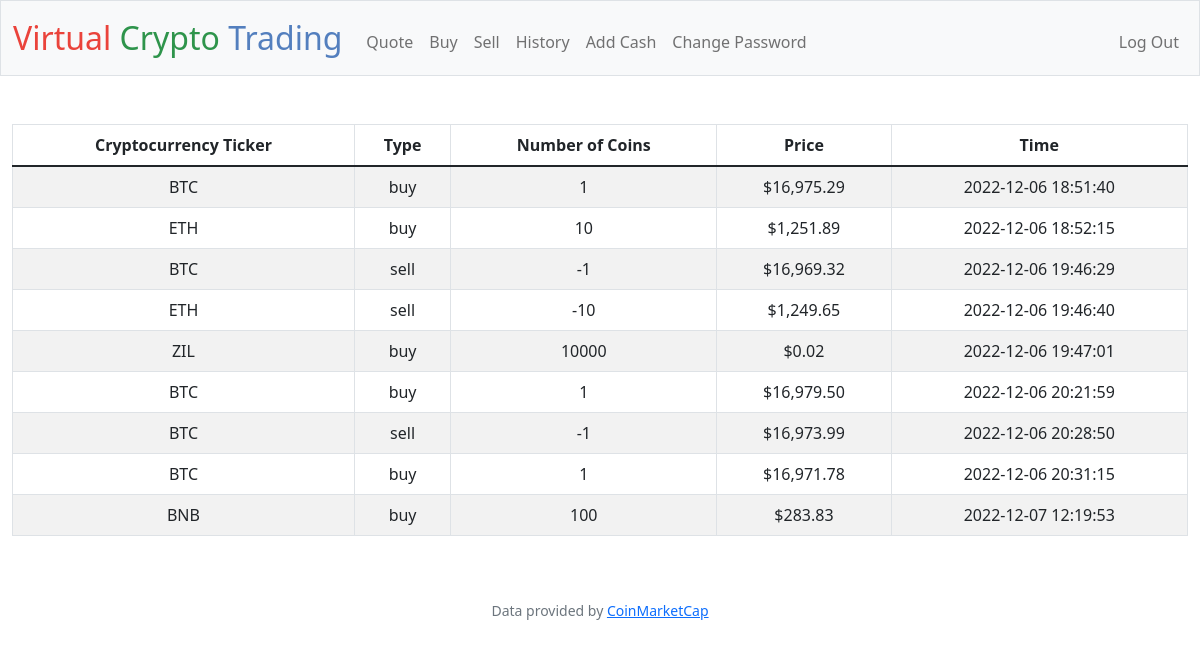
Screenshot of /history (signed in) with the database file from the repository.
### tables this page shows
CREATE TABLE transactions (id INTEGER PRIMARY KEY AUTOINCREMENT, user_id INTEGER NOT NULL, name TEXT NOT NULL, symbol TEXT NOT NULL, shares INTEGER NOT NULL, price NUMERIC NOT NULL, time TIMESTAMP DEFAULT CURRENT_TIMESTAMP, type TEXT NOT NULL, FOREIGN KEY(user_id) REFERENCES users(id));

### app.py (the view)
@app.route("/history")
@login_required
def history():
    user_id = session["user_id"]
    transactions = db.execute("SELECT type, symbol, shares, price, time FROM transactions WHERE user_id = ?", user_id)
    return render_template("history.html", transactions=transactions)

### app.py (called while the page is built)
@app.after_request
def after_request(response):
    response.headers["Cache-Control"] = "no-cache, no-store, must-revalidate"
    response.headers["Expires"] = 0
    response.headers["Pragma"] = "no-cache"
    return response

### helpers.py (called while the page is built)
def login_required(f):
    @wraps(f)
    def decorated_function(*args, **kwargs):
        if session.get("user_id") is None:
            return redirect("/login")
        return f(*args, **kwargs)
    return decorated_function

def usd(value):
    return f"${value:,.2f}"

### templates/history.html (shortened to what this page needs)
{% extends "layout.html" %}
{% block main %}
    <table class="table table-striped table-bordered table-hover">
        <thead>
        <tr>
            <th scope="col">Cryptocurrency Ticker</th>
            <th scope="col">Type</th>
            <th scope="col">Number of Coins</th>
            <th scope="col">Price</th>
            <th scope="col">Time</th>
        </tr>
        </thead>
        <tbody>
            {% for row in transactions %}
                <tr>
                    <td>{{ row["symbol"] }}</td>
                    <td>{{ row["type"] }}</td>
                    <td>{{ row["shares"] }}</td>
                    <td>{{ row["price"] | usd }}</td>
                    <td>{{ row["time"] }}</td>
                </tr>
            {% endfor %}
        </tbody>
    </table>
{% endblock %}

### rows the page displays
transactions: symbol "BTC", type "buy", shares "1", price "$16,975.29", time "2022-12-06 18:51:40"
transactions: symbol "ETH", type "buy", shares "10", price "$1,251.89", time "2022-12-06 18:52:15"
transactions: symbol "BTC", type "sell", shares "-1", price "$16,969.32", time "2022-12-06 19:46:29"
transactions: symbol "ETH", type "sell", shares "-10", price "$1,249.65", time "2022-12-06 19:46:40"
transactions: symbol "ZIL", type "buy", shares "10000", price "$0.02", time "2022-12-06 19:47:01"
transactions: symbol "BTC", type "buy", shares "1", price "$16,979.50", time "2022-12-06 20:21:59"
transactions: symbol "BTC", type "sell", shares "-1", price "$16,973.99", time "2022-12-06 20:28:50"
transactions: symbol "BTC", type "buy", shares "1", price "$16,971.78", time "2022-12-06 20:31:15"
transactions: symbol "BNB", type "buy", shares "100", price "$283.83", time "2022-12-07 12:19:53"
